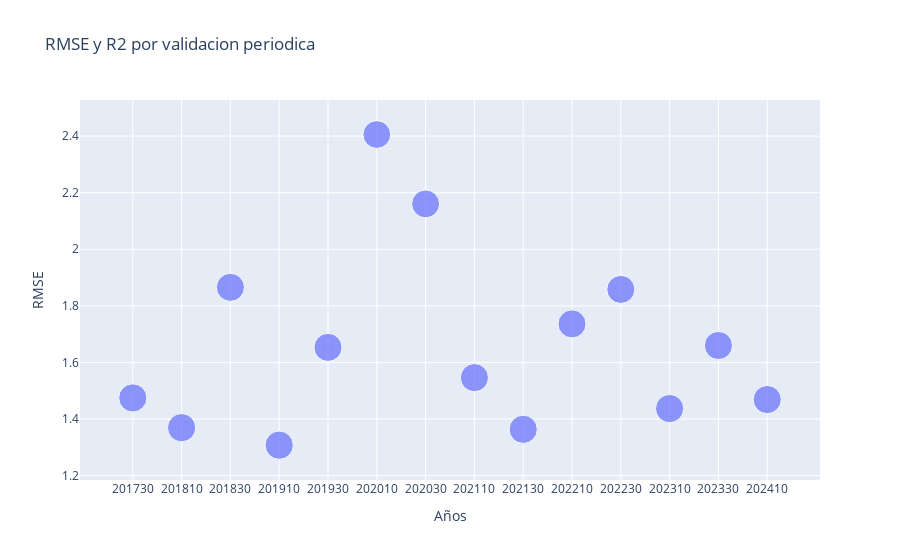

The notebook cell this image was saved under:
### Code cell
fig = px.scatter(
    df,
    x="Años",
    y="RMSE",
    size='R2',
    hover_data=['validacion cruzada'],
    title = 'RMSE y R2 por validacion periodica',
    category_orders={"Años": sorted(df['Años'].unique())}
)
fig.show()

### Figure 1 — Plotly figure (JSON) as saved in the notebook; plotly's stock layout.template omitted (floating-point values rounded to 4 significant figures)
{"data": [{"customdata": [[0.4982], [0.4449], [0.3989], [0.3381], [0.3543], [0.383], [0.3898], [0.3544], [0.3519], [0.2642], [0.3865], [0.3625], [0.3611], [0.3211]], "hovertemplate": "Años=%{x}<br>RMSE=%{y}<br>R2=%{marker.size}<br>validacion cruzada=%{customdata[0]}<extra></extra>", "legendgroup": "", "marker": {"color": "#636efa", "size": [0.982, 0.9848, 0.9694, 0.9848, 0.9737, 0.9483, 0.9579, 0.9778, 0.9821, 0.9715, 0.9707, 0.9828, 0.9759, 0.981], "sizemode": "area", "sizeref": 0.002462, "symbol": "circle"}, "mode": "markers", "name": "", "orientation": "v", "showlegend": false, "type": "scatter", "x": ["201730", "201810", "201830", "201910", "201930", "202010", "202030", "202110", "202130", "202210", "202230", "202310", "202330", "202410"], "xaxis": "x", "y": [1.475, 1.369, 1.865, 1.307, 1.653, 2.406, 2.161, 1.546, 1.364, 1.736, 1.858, 1.437, 1.66, 1.469], "yaxis": "y"}], "layout": {"legend": {"itemsizing": "constant", "tracegroupgap": 0}, "title": {"text": "RMSE y R2 por validacion periodica"}, "xaxis": {"anchor": "y", "categoryarray": ["201730", "201810", "201830", "201910", "201930", "202010", "202030", "202110", "202130", "202210", "202230", "202310", "202330", "202410"], "categoryorder": "array", "domain": [0, 1], "title": {"text": "Años"}}, "yaxis": {"anchor": "x", "domain": [0, 1], "title": {"text": "RMSE"}}}}
